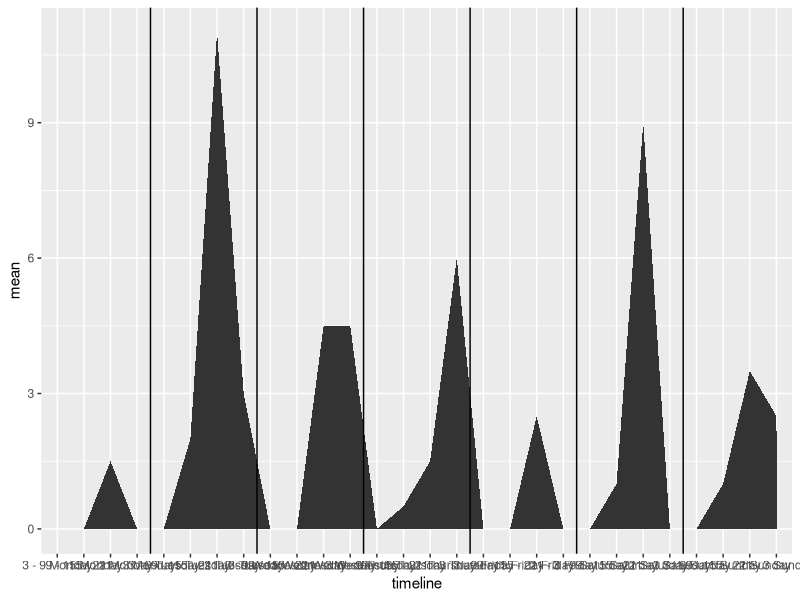

R code for this plot:
require("ggplot2")
require("data.table")
require("Cairo")
Cairo()


data = fread("example_output.csv")
for (x in 0:(nrow(data)-1)) {data$hours_end[x+1] = data$hours[(x+1)%%nrow(data)+1] }

data <- data[order(factor(weekday, levels = c("Monday","Tuesday","Wednesday","Thursday","Friday","Saturday","Sunday")),hours),]

data$timeline <- paste0(data$hours, " - ",  data$hours_end, " ", data$weekday)


freq_table <- data[, list(mean(freq)), by="timeline"]
colnames(freq_table) <- c("timeline", "mean")

freq_table$timeline <- factor(freq_table$timeline, levels=freq_table$timeline) # preserve order

print(freq_table)

area_plot <- ggplot(freq_table, aes(x=timeline, y=mean, group=1))+geom_area()+geom_vline(xintercept=c(4.5, 8.5, 12.5, 16.5, 20.5, 24.5))#+coord_polar()



ggsave(file="weekly.png", type="cairo-png")
